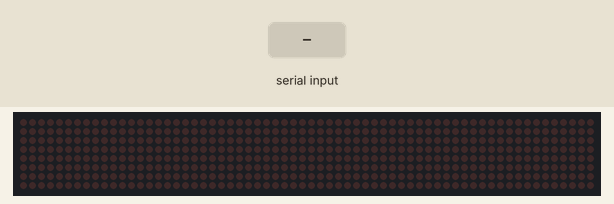
Recording of a sketch running on a simulated Arduino Uno, built with avr-gcc and run on an emulated ATmega328P. Parts: 64×8 LED matrix. Inputs (shaded band) come from the test bench. What the sketch prints to the serial monitor is not drawn.

Above: at 1.2 s.
1.3 s: "1\n" received over Serial
At 1.39 s:
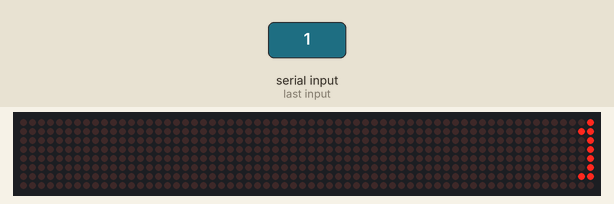
At 1.75 s:
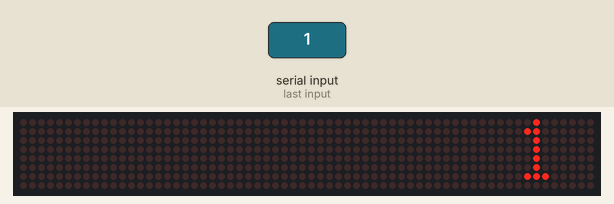

Measured:
- after the input at 1.3 s, the display: first changes at once (image 1 shows a later state)

The sketch:

Running_Text.ino
```cpp
#include <MD_Parola.h>
#include <MD_MAX72xx.h>
#include <SPI.h>

#define USE_UI_CONTROL 0

#if USE_UI_CONTROL
#include <MD_UISwitch.h>
#endif

#define DEBUG 0

#if DEBUG
#define PRINT(s, x) { Serial.print(F(s)); Serial.print(x); }
#define PRINTS(x) Serial.print(F(x))
#define PRINTX(x) Serial.println(x, HEX)
#else
#define PRINT(s, x)
#define PRINTS(x)
#define PRINTX(x)
#endif

#define MAX_DEVICES 8
#define CLK_PIN   13    // Clock Pulse Source
#define DATA_PIN  11    // Data In
#define CS_PIN    10    // Chip Select

// HARDWARE SPI
MD_Parola P = MD_Parola(CS_PIN, MAX_DEVICES);
// SOFTWARE SPI
//MD_Parola P = MD_Parola(DATA_PIN, CLK_PIN, CS_PIN, MAX_DEVICES);

// Scrolling parameters
//#if USE_UI_CONTROL
//const uint8_t SPEED_IN = A5;
//const uint8_t DIRECTION_SET = 8;  // change the effect
//const uint8_t INVERT_SET = 9;     // change the invert
//
//const uint8_t SPEED_DEADBAND = 5;
//#endif // USE_UI_CONTROL

uint8_t scrollSpeed = 60;
textEffect_t scrollEffect = PA_SCROLL_LEFT;
textPosition_t scrollAlign = PA_LEFT;
uint16_t scrollPause = 50;

#define	BUF_SIZE	75
char data = 0;
char curMessage[BUF_SIZE] = { "\n" };
char newMessage[BUF_SIZE] = { data };
bool newMessageAvailable = true;

//#if USE_UI_CONTROL
//
//MD_UISwitch_Digital uiDirection(DIRECTION_SET);
//MD_UISwitch_Digital uiInvert(INVERT_SET);

//void doUI(void)
//{
//  // set the speed if it has changed
//  {
//    int16_t speed = map(analogRead(SPEED_IN), 0, 1023, 10, 150);
//
//    if ((speed >= ((int16_t)P.getSpeed() + SPEED_DEADBAND)) ||
//      (speed <= ((int16_t)P.getSpeed() - SPEED_DEADBAND)))
//    {
//      P.setSpeed(speed);
//      scrollSpeed = speed;
//      PRINT("\nChanged speed to ", P.getSpeed());
//    }
//  }
//
//  if (uiDirection.read() == MD_UISwitch::KEY_PRESS) // SCROLL DIRECTION
//  {
//    PRINTS("\nChanging scroll direction");
//    scrollEffect = (scrollEffect == PA_SCROLL_LEFT ? PA_SCROLL_RIGHT : PA_SCROLL_LEFT);
//    P.setTextEffect(scrollEffect, scrollEffect);
//    P.displayClear();
//    P.displayReset();
//  }
//
//  if (uiInvert.read() == MD_UISwitch::KEY_PRESS)  // INVERT MODE
//  {
//    PRINTS("\nChanging invert mode");
//    P.setInvert(!P.getInvert());
//  }
//}
//#endif // USE_UI_CONTROL

void readSerial(void)
{
  static char *cp = newMessage;

  while (Serial.available())
  {
    *cp = (char)Serial.read();
    if ((*cp == '\n') || (cp - newMessage >= BUF_SIZE-2))
    {
      *cp = '\0'; // akhir dari string
      // mulai ulang indeks untuk pengisian dan bendera berikutnya, kami memiliki pesan yang menunggu
      cp = newMessage;
      newMessageAvailable = true;
    }
    else  // memindahkan monitor char ke posisi berikutnya
      cp++;
  }
}

void setup()
{
  Serial.begin(9600);
  Serial.print(data, "\n");
  P.begin();
  P.displayText(newMessage, scrollAlign, scrollSpeed, scrollPause, scrollEffect, scrollEffect);
}

void loop()
{
    Running();
}

void Running(void) {
if (P.displayAnimate())
{
  if (newMessageAvailable)
  {
    strcpy("" ,newMessage);
    newMessageAvailable = true;
  }
  P.displayReset();
}
readSerial();
}
```
